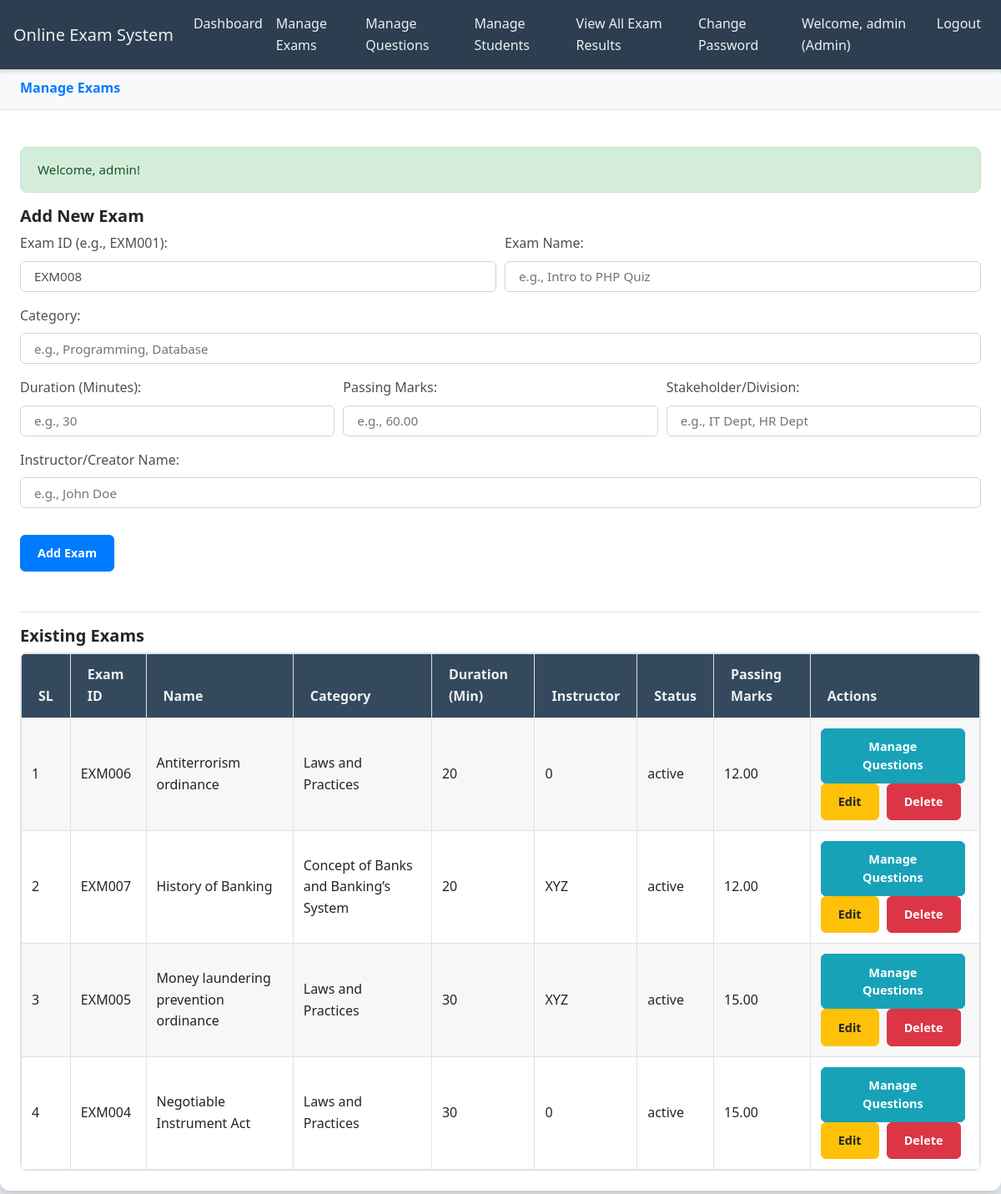
The app's page /manage_exams.php (signed in) with its own data.
### tables this page shows
CREATE TABLE `course` (
  `c_id` varchar(50) NOT NULL,
  `c_name` varchar(255) NOT NULL,
  `c_category` varchar(100) DEFAULT NULL,
  `c_duration` int NOT NULL,
  `c_inst_name` varchar(255) DEFAULT NULL,
  `c_status` varchar(50) NOT NULL DEFAULT 'active',
  `c_type` varchar(50) NOT NULL DEFAULT 'exam',
  `division_br` varchar(100) DEFAULT NULL,
  `passing_marks` decimal(5,2) NOT NULL DEFAULT '0.00',
  `created_at` timestamp NULL DEFAULT CURRENT_TIMESTAMP,
  PRIMARY KEY (`c_id`)
);

### function.php (called while the page is built, shortened)
<?php
function slnum($table, $field) {
    global $connection_db;
    $sql = "SELECT MAX(`$field`) AS last_id FROM `$table`";
    $result = mysqli_query($connection_db, $sql);
    if ($result && mysqli_num_rows($result) > 0) {
        $row = mysqli_fetch_assoc($result);
        $last_id = $row['last_id'];
        if ($last_id) {
            preg_match('/(\D+)(\d+)/', $last_id, $matches);
            $prefix = $matches[1];
            $number = intval($matches[2]);
            $new_number = $number + 1;
            return $prefix . str_pad($new_number, strlen($matches[2]), '0', STR_PAD_LEFT);
        }
    }
    return '001';
}
?>

### manage_exams.php (the view, shortened to what this page needs)
<?php
include('config.php');
include('function.php');
$exams_query = "SELECT * FROM course WHERE c_type = 'exam' ORDER BY c_name ASC";
$exams_result = mysqli_query($connection_db, $exams_query);
include('includes/header.php');
?>
<div class="card-shadow mb-4">
    <div class="card-header py-3">
        <h6 class="m-0 font-weight-bold text-primary">Manage Exams</h6>
    </div>
    <div class="card-body">
        <?php
        if (isset($_SESSION['success']) && $_SESSION['success'] != '') {
            echo '<div class="alert alert-success">' . $_SESSION['success'] . '</div>';
        }
        ?>
        <h5>Add New Exam</h5>
        <form action="<?= BASE_URL ?>manage_exams.php" method="POST" class="mb-5">
            <div class="form-row"> <div class="form-group col-md-6"> <label for="c_id">Exam ID (e.g., EXM001):</label>
                    <input type="text" class="form-control" id="c_id" name="c_id" value="<?php echo slnum('course', 'c_id'); ?>" required>
                </div>
                <div class="form-group col-md-6">
                    <label for="c_name">Exam Name:</label>
                    <input type="text" class="form-control" id="c_name" name="c_name" placeholder="e.g., Intro to PHP Quiz" required>
                </div>
            </div>
            <div class="form-group"> <label for="c_category">Category:</label>
                <input type="text" class="form-control" id="c_category" name="c_category" placeholder="e.g., Programming, Database" required>
            </div>
            <div class="form-row">
                <div class="form-group col-md-4">
                    <label for="c_duration">Duration (Minutes):</label>
                    <input type="number" class="form-control" id="c_duration" name="c_duration" min="1" placeholder="e.g., 30" required>
                </div>
                <div class="form-group col-md-4">
                    <label for="passing_marks">Passing Marks:</label>
                    <input type="number" class="form-control" id="passing_marks" name="passing_marks" step="0.01" min="0" placeholder="e.g., 60.00" required>
                </div>
                <div class="form-group col-md-4">
                    <label for="division_br">Stakeholder/Division:</label>
                    <input type="text" class="form-control" id="division_br" name="division_br" placeholder="e.g., IT Dept, HR Dept" required>
                </div>
            </div>
            <div class="form-group">
                <label for="c_inst_name">Instructor/Creator Name:</label>
                <input type="text" class="form-control" id="c_inst_name" name="c_inst_name" placeholder="e.g., John Doe" required>
            </div>
            <button type="submit" name="add_exam" class="btn btn-primary mt-3">Add Exam</button>
        </form>
        <hr>
        <h5>Existing Exams</h5>
        <?php if (mysqli_num_rows($exams_result) > 0) { ?>
            <div class="table-responsive">
                <table class="table table-bordered table-hover">
                    <thead>
                        <tr>
                            <th>SL</th>
                            <th>Exam ID</th>
                            <th>Name</th>
                            <th>Category</th>
                            <th>Duration (Min)</th>
                            <th>Instructor</th>
                            <th>Status</th>
                            <th>Passing Marks</th>
                            <th>Actions</th>
                        </tr>
                    </thead>
                    <tbody>
                        <?php $counter = 0;
                        while ($row = mysqli_fetch_assoc($exams_result)) {
                            $counter++; ?>
                            <tr>
                                <td><?= $counter; ?></td>
                                <td><?= htmlspecialchars($row['c_id']); ?></td>
                                <td><?= htmlspecialchars($row['c_name']); ?></td>
                                <td><?= htmlspecialchars($row['c_category']); ?></td>
                                <td><?= htmlspecialchars($row['c_duration']); ?></td>
                                <td><?= htmlspecialchars($row['c_inst_name']); ?></td>
                                <td><?= htmlspecialchars($row['c_status']); ?></td>
                                <td><?= htmlspecialchars($row['passing_marks']); ?></td>
                                <td>
                                    <div class="btn-group-actions"> <a href="<?= BASE_URL ?>manage_questions.php?exam_id=<?= htmlspecialchars($row['c_id']); ?>" class="btn btn-info btn-sm">Manage Questions</a>
                                        <a href="<?= BASE_URL ?>edit_exam.php?c_id=<?= htmlspecialchars($row['c_id']); ?>" class="btn btn-warning btn-sm">Edit</a>
                                        <form action="<?= BASE_URL ?>delete_exam.php" method="POST" style="display:inline-block;" onsubmit="return confirm('Are you sure you want to delete this exam (<?= htmlspecialchars($row['c_name']); ?>) and ALL its related data (questions, enrollments, results)? This cannot be undone!');">
                                            <button type="submit" name="delete_exam" class="btn btn-danger btn-sm">Delete</button>
                                        </form>
                                    </div>
                                </td>
                            </tr>
                        <?php } ?>
                    </tbody>
                </table>
            </div>
        <?php } else { ?>
            <div class="alert alert-info">No exams created yet.</div>
        <?php } ?>
    </div>
</div>
<?php include('includes/footer.php'); ?>

### includes/header.php (style rules this page uses)
body { font-family: 'Segoe UI', Roboto, 'Helvetica Neue', Arial, sans-serif; background-color: #e9ecef; color: #343a40; line-height: 1.6; }
h1, h2, h3, h4, h5, h6 { font-weight: 600; color: #212529; }
.card-shadow { box-shadow: 0 8px 16px rgba(0,0,0,0.15); border-radius: 12px; overflow: hidden; background-color: #ffffff; border: none; }
.card-header { background-color: #f8f9fa; border-bottom: 1px solid #dee2e6; font-size: 1.15em; padding: 1.25rem 1.5rem; color: #495057; border-top-left-radius: 12px; border-top-right-radius: 12px; }
.card-body { padding: 1.5rem; }
.table-responsive { border-radius: 8px; overflow: hidden; border: 1px solid #dee2e6; }
.table { margin-bottom: 0; }
.table thead th { background-color: #34495e; color: #ecf0f1; border-bottom: none; padding: 0.75rem 1.25rem; }
.table tbody tr:nth-of-type(odd) { background-color: rgba(0,0,0,.03); }
.table td, .table th { vertical-align: middle; border-top: 1px solid #e3e6f0; }
.alert { margin-top: 20px; border-radius: 8px; padding: 1rem 1.25rem; font-size: 0.95em; line-height: 1.4; }
.alert-success { background-color: #d4edda; border-color: #c3e6cb; color: #155724; }
.form-control { border-radius: 6px; border-color: #ced4da; padding: 0.75rem 1rem; font-size: 0.95em; transition: border-color 0.15s ease-in-out, box-shadow 0.15s ease-in-out; }
.form-group label { font-weight: 500; margin-bottom: 0.5rem; color: #495057; }
.btn { border-radius: 6px; padding: 0.65rem 1.25rem; font-size: 0.9em; font-weight: 600; transition: all 0.2s ease-in-out; }
.btn-primary { background-color: #007bff; border-color: #007bff; }
.btn-info { background-color: #17a2b8; border-color: #17a2b8; }
.btn-warning { background-color: #ffc107; border-color: #ffc107; color: #212529; }
.btn-danger { background-color: #dc3545; border-color: #dc3545; }
.btn-group-actions .btn { margin-right: 5px; }
.btn-group-actions .btn:last-child { margin-right: 0; }

### records on screen
course: c_id "EXM006", c_name "Antiterrorism ordinance", c_category "Laws and Practices", c_duration "20", c_inst_name "0", c_status "active", passing_marks "12.00"
course: c_id "EXM007", c_name "History of Banking", c_category "Concept of Banks and Banking’s System", c_duration "20", c_inst_name "XYZ", c_status "active", passing_marks "12.00"
course: c_id "EXM005", c_name "Money laundering prevention ordinance", c_category "Laws and Practices", c_duration "30", c_inst_name "XYZ", c_status "active", passing_marks "15.00"
course: c_id "EXM004", c_name "Negotiable Instrument Act", c_category "Laws and Practices", c_duration "30", c_inst_name "0", c_status "active", passing_marks "15.00"

### other values on screen
$_SESSION['username'] "admin"
$_SESSION['usertype'] "Admin"
$_SESSION['success'] "Welcome, admin!"
